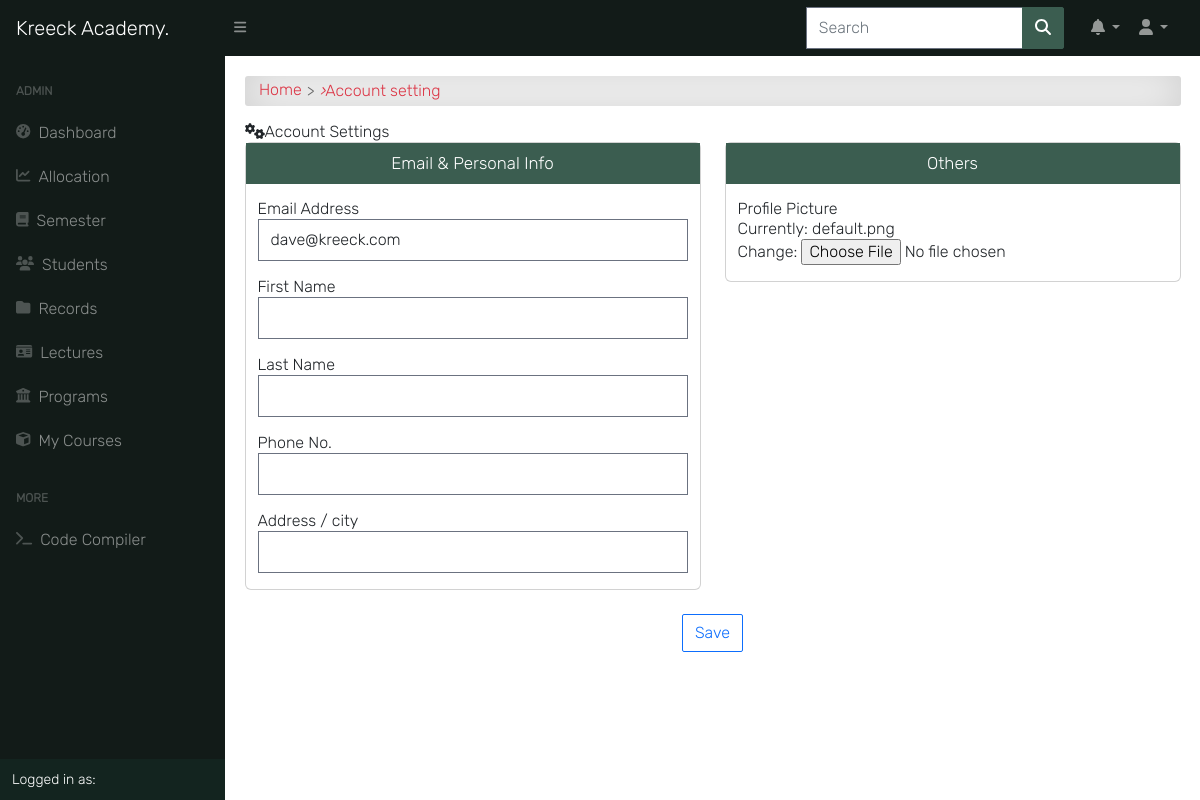
The app's page /auth/setting/ (signed in), older data.
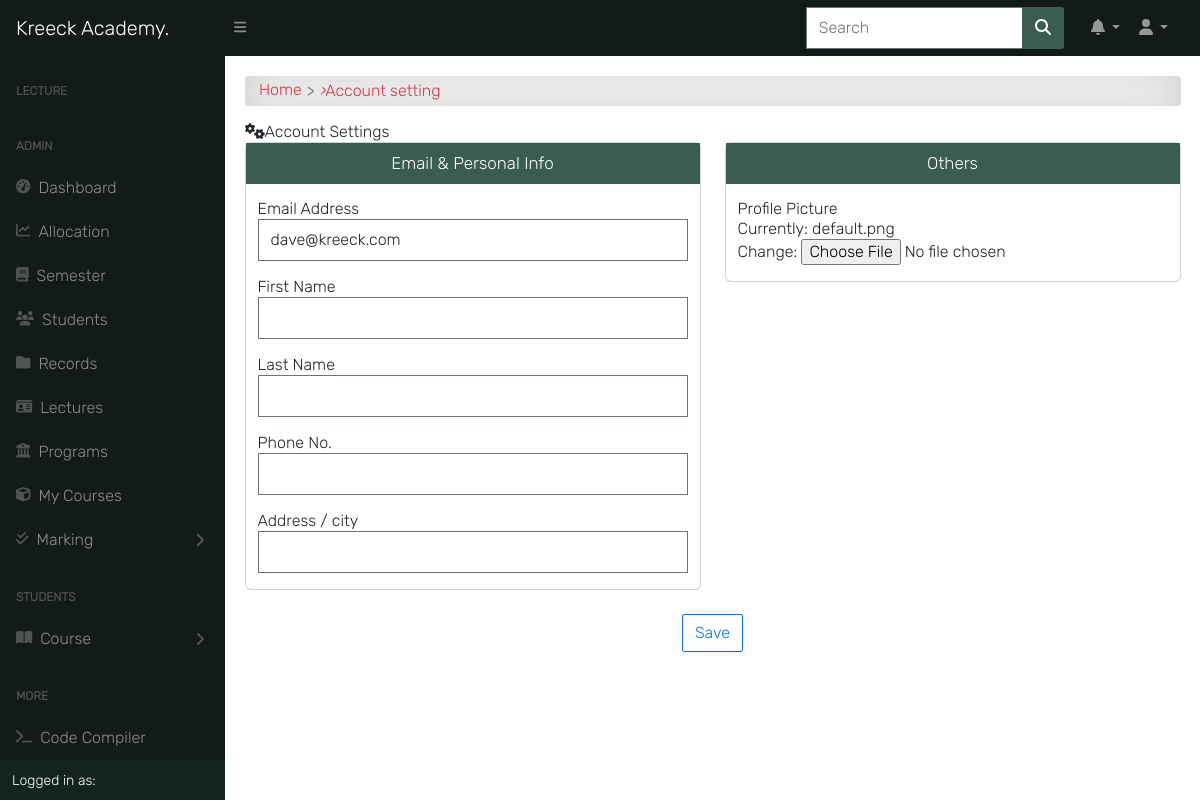
The same page, newer data.
### accounts/views.py (the view)
# urls.py: path('setting/', profile_update, name='edit_profile'),
@login_required
def profile_update(request):
    if request.method == 'POST':
        form = ProfileUpdateForm(request.POST, request.FILES, instance=request.user)
        if form.is_valid():
            form.save()
            messages.success(request, 'Your profile has been updated successfully.')
            return redirect('profile')
        else:
            messages.error(request, 'Please correct the error(s) below.')
    else:
        form = ProfileUpdateForm(instance=request.user)
    return render(request, 'setting/profile_info_change.html', {
        'title': 'Setting | Kreeck Academy',
        'form': form,
    })

### accounts/forms.py
class ProfileUpdateForm(UserChangeForm):
    email = forms.EmailField(
        widget=forms.TextInput(attrs={'type': 'email', 'class': 'form-control', }),
        label="Email Address", )
    first_name = forms.CharField(
        widget=forms.TextInput(attrs={'type': 'text', 'class': 'form-control', }),
        label="First Name", )
    last_name = forms.CharField(
        widget=forms.TextInput(attrs={'type': 'text', 'class': 'form-control', }),
        label="Last Name", )
    phone = forms.CharField(
        widget=forms.TextInput(attrs={'type': 'text', 'class': 'form-control', }),
        label="Phone No.", )
    address = forms.CharField(
        widget=forms.TextInput(attrs={'type': 'text', 'class': 'form-control', }),
        label="Address / city", )
    class Meta:
        model = User
        fields = ['email', 'phone', 'address', 'picture', 'first_name', 'last_name']

### templates/setting/profile_info_change.html (shortened to what this page needs)
{% extends 'base.html' %}
{% load crispy_forms_tags %}
{% load static %}
{% block content %}
<div id="input-nav"><a href="{% url 'home' %}" class="primary1">Home</a> <i>&rsaquo;</i> Account setting</div>
<p class="title"><i class="fas fa-cogs"></i>Account Settings</p>
<form action="" method="POST" enctype="multipart/form-data">{% csrf_token %}
    <div class="row mb-4">
        <div class="col-md-6">
            <div class="card">
                <div class="form-title">Email & Personal Info</div>
                <div class="container">
                    <div class="form-group">
                        <label>{{ form.email.label }}</label>{{ form.email }}
                    </div>
                    <div class="form-group">
                        <label>{{ form.first_name.label }}</label>{{ form.first_name }}
                    </div>
                    <div class="form-group">
                        <label>{{ form.last_name.label }}</label>{{ form.last_name }}
                    </div>
                    <div class="form-group">
                        <label>{{ form.phone.label }}</label>{{ form.phone }}
                    </div>
                    <div class="form-group">
                        <label>{{ form.address.label }}</label>{{ form.address }}
                    </div>
                </div>
            </div>
        </div>
        <div class="col-md-6">
            <div class="card">
                <p class="form-title">Others</p>
                <div class="container">
                    <div class="form-group"><label>Profile Picture</label><br>
                        {{ form.picture }}
                    </div>
                </div>
            </div>
        </div>
    </div>
    <center>
        <button class="btn btn-outline-primary" type="submit">Save</button>
    </center>
</form>
{% endblock content %}

Row changes from the older to the newer data that the page shows:
changed User "dave@kreeck.com": is_lecturer False → True (drawn); is_student False → True (drawn)
Text that changed along with them:
text now shown: "LECTURE Marking STUDENTS Course"
